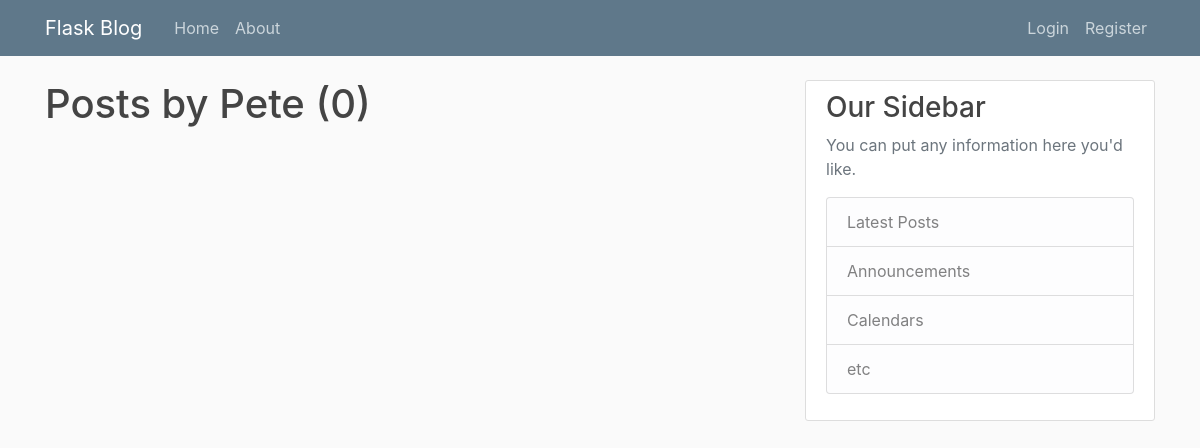
Page /user/Pete on the earlier database version.
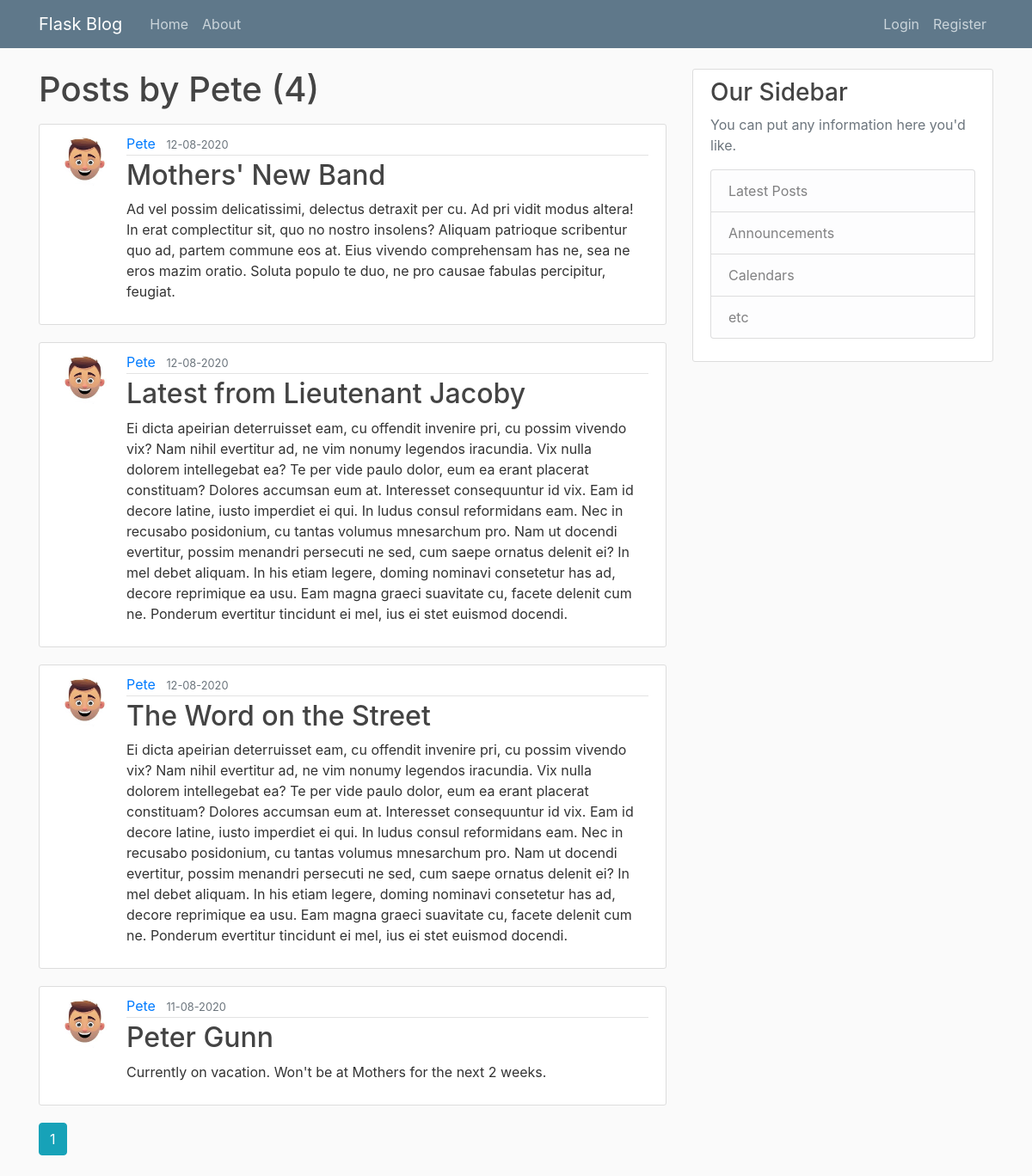
Same page on the later database version.
### flaskblog/models.py (models this page shows, shortened)
class Post(db.Model):
    id = db.Column(db.Integer, primary_key=True)
    title = db.Column(db.String(100), nullable=False)
    date_posted = db.Column(db.DateTime, nullable=False,
                            default=datetime.utcnow)
    content = db.Column(db.Text, nullable=False)
    user_id = db.Column(db.Integer, db.ForeignKey('user.id'), nullable=False)

class User(db.Model, UserMixin):
    id = db.Column(db.Integer, primary_key=True)
    username = db.Column(db.String(20), unique=True, nullable=False)
    email = db.Column(db.String(120), unique=True, nullable=False)
    image_file = db.Column(db.String(20), nullable=False,
                           default='default.jpg')
    password = db.Column(db.String(60), nullable=False)
    posts = db.relationship('Post', backref='author', lazy=True)

### flaskblog/users/routes.py (the view)
@users.route("/user/<string:username>")
def user_posts(username):
    page = request.args.get('page', 1, type=int)
    user = User.query.filter_by(username=username).first_or_404()
    posts = Post.query.filter_by(author=user)\
        .order_by(Post.date_posted.desc())\
        .paginate(page=page, per_page=5)
    return render_template('user_posts.html', posts=posts, user=user)

### flaskblog/templates/user_posts.html
{% extends "layout.html" %}
{% block content %}
    <h1 class="mb-3">Posts by {{user.username }} ({{ posts.total }})</h1>
    {% for post in posts.items %}
        <article class="media content-section">
            <img class="rounded-circle article-img" src="{{ url_for('static', filename='profile_pics/' + post.author.image_file) }}" alt="">
            <div class="media-body">
                <div class="article-metadata">
                    <a class="mr-2" href="{{ url_for('users.user_posts', username=post.author.username) }}}">{{ post.author.username }}</a>
                    <small class="text-muted">{{ post.date_posted.strftime('%d-%m-%Y') }}</small>
                </div>
                <h2><a class="article-title" href="{{ url_for('posts.post', post_id=post.id) }}">{{ post.title }}</a></h2>
                <p class="article-content">{{ post.content }}</p>
            </div>
        </article>
    {% endfor %}
    {% for page_num in posts.iter_pages(left_edge=1, right_edge=1, left_current=1, right_current=2) %}
        {% if page_num %}
            {% if posts.page == page_num %}
                <a class="btn btn-info mb-4" href="{{ url_for('users.user_posts', username=user.username, page=page_num) }}" >{{ page_num }}</a>
            {% else %}
                <a class="btn btn-outline-info mb-4" href="{{ url_for('users.user_posts', username=user.username, page=page_num) }}" >{{ page_num }}</a>
            {% endif %}
        {% else %}
            ...
        {% endif %}
    {% endfor %}
{% endblock content %}

Differences in the rows shown:
added Post: image_file (placeholder picture), author.username "Pete", date_posted "12-08-2020", title "Mothers' New Band", content "Ad vel possim delicatissimi, delectus detraxit per cu. Ad pri vidit modus altera! In erat complectitur sit, quo no nostro insolens? Aliquam patrioque scribentur quo ad, partem commune eos at. Eius vivendo comprehensam has ne, sea ne eros mazim oratio. Soluta populo te duo, ne pro causae fabulas percipitur, feugiat."
added Post: image_file (placeholder picture), author.username "Pete", date_posted "12-08-2020", title "Latest from Lieutenant Jacoby", content "Ei dicta apeirian deterruisset eam, cu offendit invenire pri, cu possim vivendo vix? Nam nihil evertitur ad, ne vim nonumy legendos iracundia. Vix nulla dolorem intellegebat ea? Te per vide paulo dolor, eum ea erant placerat constituam? Dolores accumsan eum at. Interesset consequuntur id vix. Eam id decore latine, iusto imperdiet ei qui. In ludus consul reformidans eam. Nec in recusabo posidonium, cu tantas volumus mnesarchum pro. Nam ut docendi evertitur, possim menandri persecuti ne sed, cum saepe ornatus delenit ei? In mel debet aliquam. In his etiam legere, doming nominavi consetetur has ad, decore reprimique ea usu. Eam magna graeci suavitate cu, facete delenit cum ne. Ponderum…"
added Post: image_file (placeholder picture), author.username "Pete", date_posted "12-08-2020", title "The Word on the Street", content "Ei dicta apeirian deterruisset eam, cu offendit invenire pri, cu possim vivendo vix? Nam nihil evertitur ad, ne vim nonumy legendos iracundia. Vix nulla dolorem intellegebat ea? Te per vide paulo dolor, eum ea erant placerat constituam? Dolores accumsan eum at. Interesset consequuntur id vix. Eam id decore latine, iusto imperdiet ei qui. In ludus consul reformidans eam. Nec in recusabo posidonium, cu tantas volumus mnesarchum pro. Nam ut docendi evertitur, possim menandri persecuti ne sed, cum saepe ornatus delenit ei? In mel debet aliquam. In his etiam legere, doming nominavi consetetur has ad, decore reprimique ea usu. Eam magna graeci suavitate cu, facete delenit cum ne. Ponderum…"
added Post: image_file (placeholder picture), author.username "Pete", date_posted "11-08-2020", title "Peter Gunn", content "Currently on vacation. Won't be at Mothers for the next 2 weeks."
Other differences:
{{ posts.total }}: "0" → "4"
new list line: "1"
